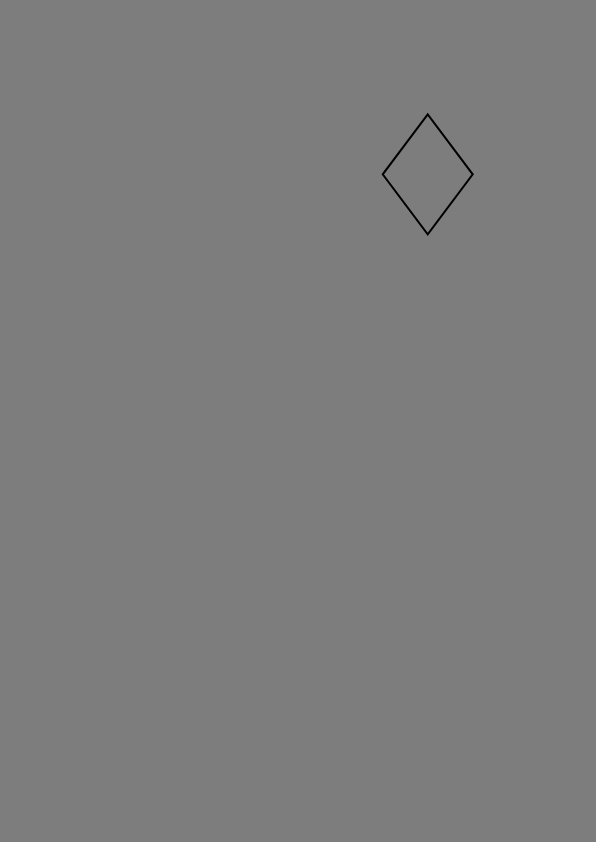
Frame 1 (no input)
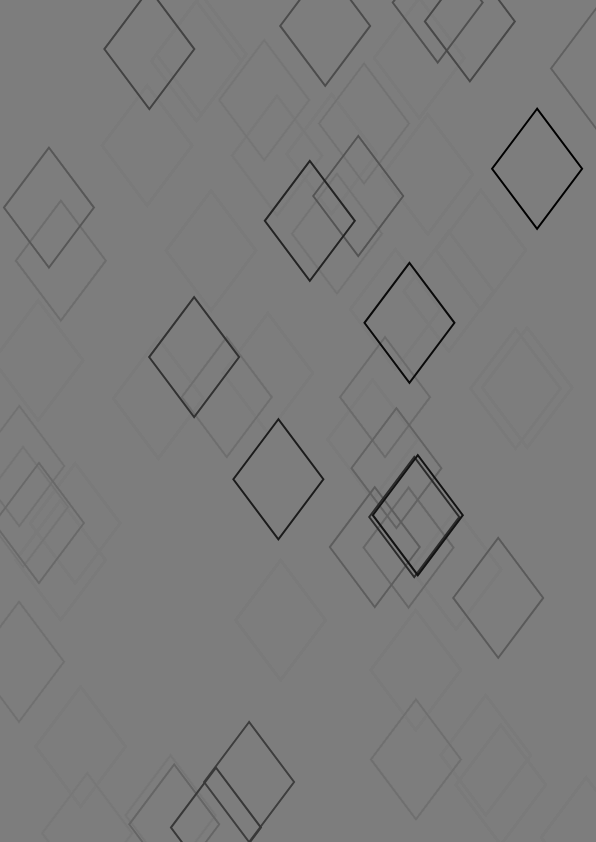
Frame 60 (no input)
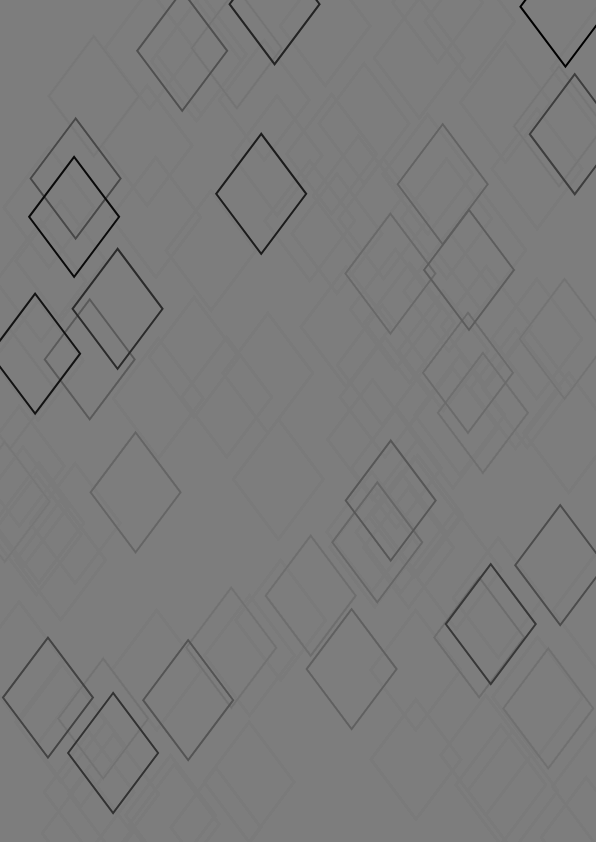
Frame 120 (the mouse pressed at the canvas centre since frame 60)

The p5.js sketch that drew these frames (run headless with seeded random() and noise() and a simulated clock; from frame 60 on, the mouse is pressed at the canvas centre):

// p5.js sketch
// ── sketch.js
var xFolha,yFolha,factorCrescimento,t;

function preload() {
}

function setup() 
{
  frameRate(30);
  createCanvas (596, 842);
  background(125);


  xFolha=596;
  yFolha=842;
  factorCrescimento=2;
  t=30;
}


function draw() {
  strokeWeight(15);
  //rect(0, 0, 420, 370);
 // rect(0, 190, 596, 652);
  
 if (frameCount%1 === 0) background (125, 20);

  xFolha = random(width);
  yFolha = random(height);


  if (xFolha>596 || yFolha<0) factorCrescimento*=-1;  
  xFolha+=factorCrescimento
  

  strokeWeight(2);
  noFill();
  quad (xFolha, yFolha-60,  xFolha-45, yFolha,  xFolha ,yFolha+60,  xFolha+45, yFolha);
}
